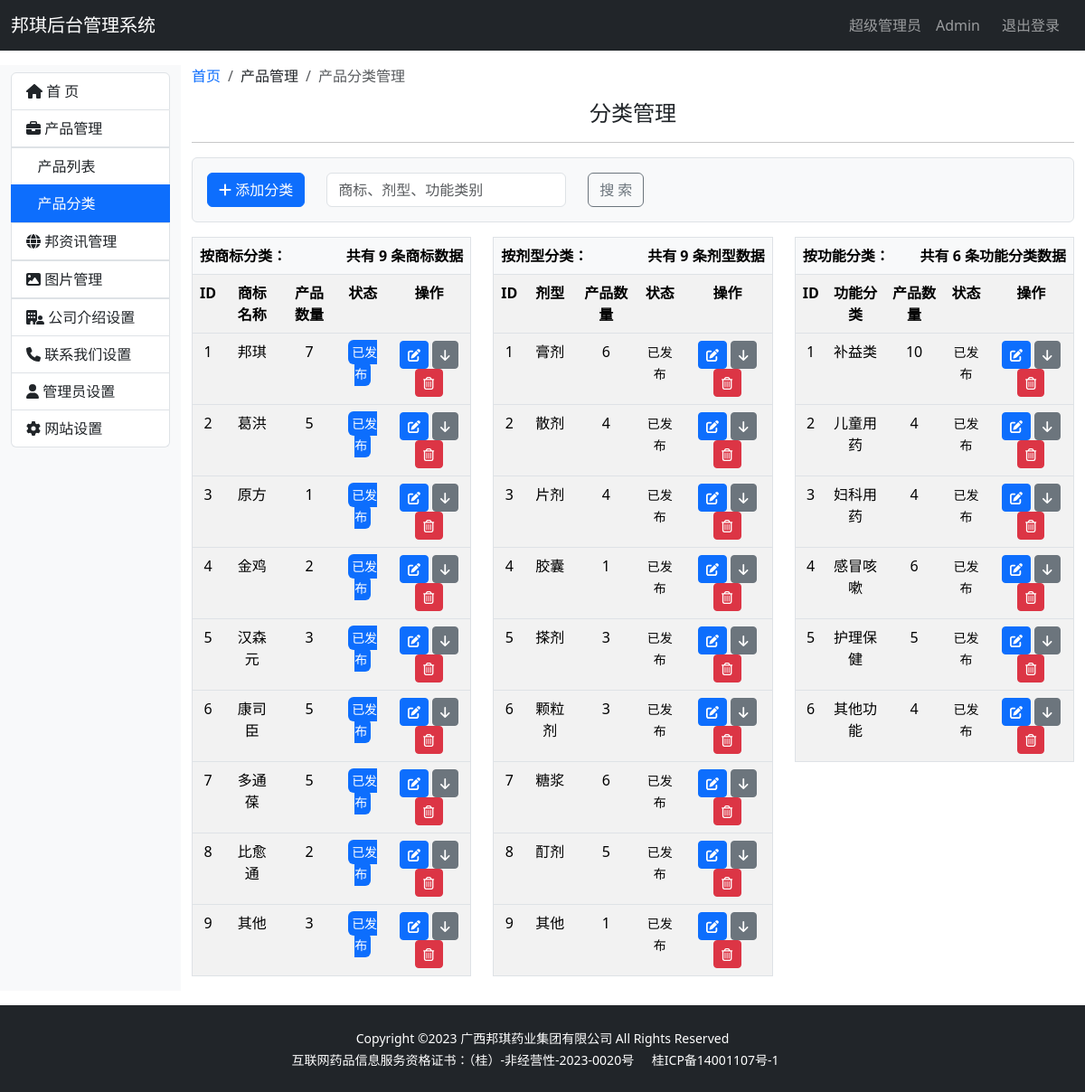
Page /admin/category_list (signed in) on the earlier database version.
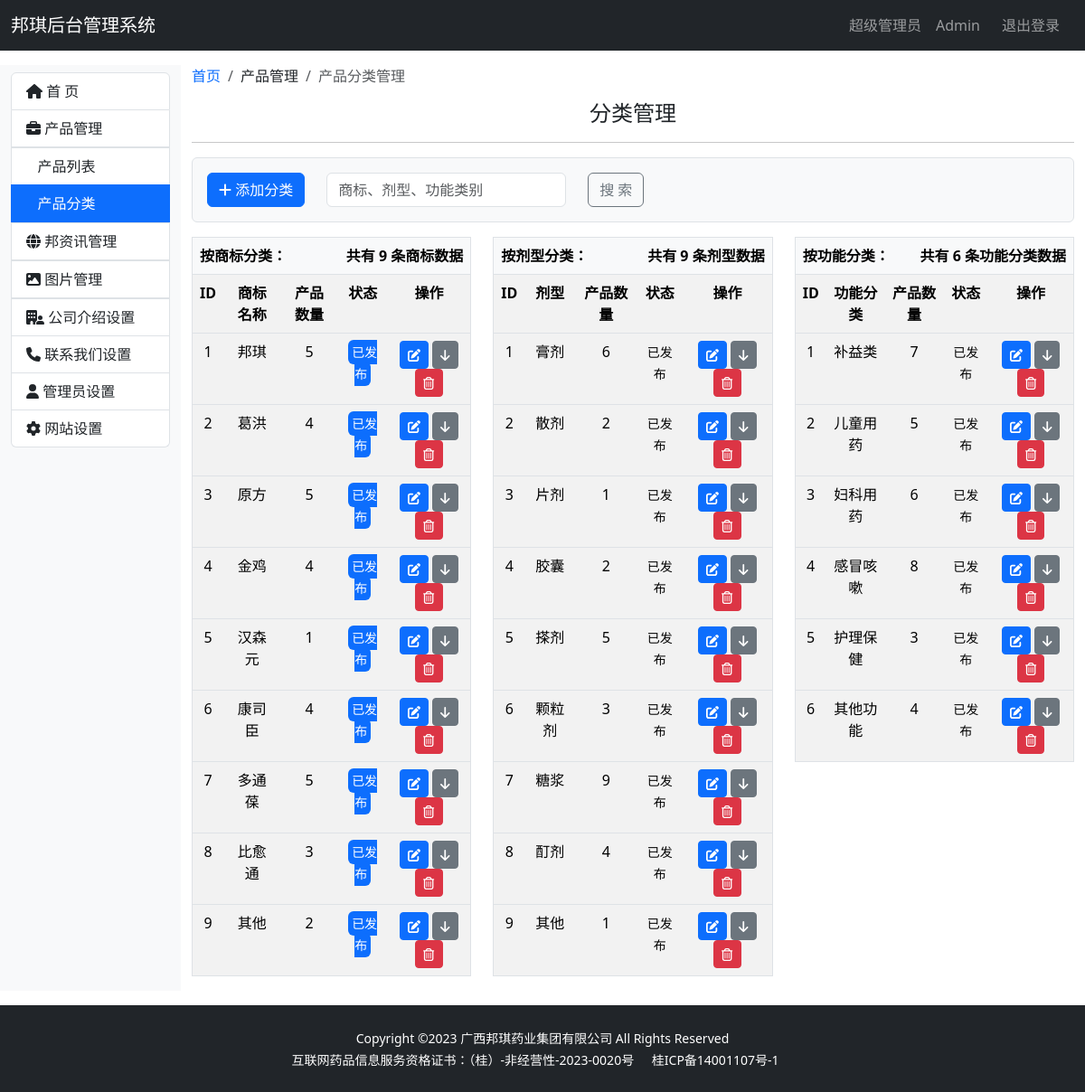
Same page on the later database version.
### bqwebsite/models.py (models this page shows)
class Brand(db.Model):
    __tablename__ = 'brand'
    id = db.Column(db.Integer, primary_key=True, autoincrement=True)
    name = db.Column(db.String(100))
    filename = db.Column(db.String(100))
    status = db.Column(db.Boolean, default=True)
    timestamp = db.Column(db.DateTime, nullable=False, default=datetime.now, index=True)
    products = db.relationship('Product', back_populates='brand')

class Category(db.Model):
    __tablename__ = 'category'
    id = db.Column(db.Integer, primary_key=True, autoincrement=True)
    name = db.Column(db.String(100), nullable=False, unique=True)  # 产品分类名称
    status = db.Column(db.Boolean, default=True)
    timestamp = db.Column(db.DateTime, nullable=False, default=datetime.now, index=True)
    products = db.relationship('Product', back_populates='category')

class Subject(db.Model):
    __tablename__ = 'subject'
    id = db.Column(db.Integer, primary_key=True, autoincrement=True)
    name = db.Column(db.String(100))
    status = db.Column(db.Boolean, default=True)
    timestamp = db.Column(db.DateTime, nullable=False, default=datetime.now, index=True)
    products = db.relationship('Product', back_populates='subject')

### bqwebsite/blueprints/admin.py (the view)
@admin_bp.route('/category_list', methods=['GET', 'POST'])  # 分类列表
@login_required
def category_list():
    return render_template('admin/category_list.html')

### bqwebsite/templates/admin/category_list.html (shortened to what this page needs)
{% extends 'admin_base.html' %}
{% from 'bootstrap5/pagination.html' import render_pagination %}
{% block content %}
    <div class="container-fluid my-3">
        <div class="row">
            {% include 'admin/_sidebar_category.html' %}
            <div class="col-md-10">
                <nav aria-label="breadcrumb">
                    <ol class="breadcrumb">
                        <li class="breadcrumb-item"><a href="{{ url_for('admin.index') }}" class="link-underline link-underline-opacity-0 link-underline-opacity-75-hover">首页</a></li>
                        <li class="breadcrumb-item" aria-current="page">产品管理</li>
                        <li class="breadcrumb-item active" aria-current="page">产品分类管理</li>
                    </ol>
                </nav>
                <h4 class="text-center mb-3 mt-3">分类管理</h4>
                <hr>
                <div class="p-3 bg-light border rounded d-flex justify-content-between align-items-center">
                    <div class="row">
                        <div class="col-auto">
                            <button type="button" class="btn btn-primary"><i class="fa-solid fa-plus"></i> 添加分类
                            </button>
                        </div>
                        <form class="col-auto row" role="search">
                            <div class="col-md-auto">
                                <input class="form-control me-2" type="search" placeholder="商标、剂型、功能类别"
                                       aria-label="Search">
                            </div>
                            <div class="col-auto">
                                <button class="btn btn-outline-secondary" type="submit">搜 索</button>
                            </div>
                        </form>
                    </div>
                </div>
                <div class="row">
                    <div class="col-md-4">
                        {% if brands %}
                            <table class="table table-striped table-hover border mt-3">
                                <thead>
                                <tr>
                                    <th colspan="5" scope="col" class="bg-light text-start">
                                        <span>按商标分类：</span>
                                        <span class="float-end">共有 {{ brands|length }} 条商标数据</span>
                                    </th>
                                </tr>
                                </thead>
                                <tr class="text-center">
                                    <th>ID</th>
                                    <th>商标名称</th>
                                    <th>产品数量</th>
                                    <th>状态</th>
                                    <th>操作</th>
                                </tr>
                                {% for brand in brands %}
                                    <tbody>
                                    <tr class="text-center">
                                        <td>{{ brand.id }}</td>
                                        <td>{{ brand.name }}</td>
                                        <td>{{ brand.products|length }}</td>
                                        <td>
                                    {% if brand.status %}
                                        <small class="text-bg-primary p-1 rounded">已发布</small>
                                    {% else %}
                                        <small class="text-bg-secondary p-1 rounded">已下架</small>
                                    {% endif %}
                                        </td>
                                        <td>
                                            <a href="{{ url_for('admin.brand_edit', brand_id=brand.id) }}"
                                               class="btn btn-sm btn-primary">
                                                <i class="fa-solid fa-pen-to-square" title="编辑"></i>
                                            </a>
                                            {% if brand.status %}
                                                <a href="#" class="btn btn-sm btn-secondary">
                                                    <i class="fa-solid fa-arrow-down" title="撤销"></i>
                                                </a>
                                            {% else %}
                                                <a href="#" class="btn btn-sm btn-secondary">
                                                    <i class="fa-solid fa-arrow-up" title="发布"></i>
                                                </a>
                                            {% endif %}
                                            <a href="#" class="btn btn-sm btn-danger">
                                                <i class="fa-regular fa-trash-can" title="删除"></i>
                                            </a>
                                        </td>
                                    </tr>
                                    </tbody>
                                {% endfor %}
                            </table>
                        {% else %}
                            <div class="alert alert-warning" role="alert">
                                没有商标数据
                            </div>
                        {% endif %}
                    </div>
                    <div class="col-md-4">
                        {% if categories %}
                            <table class="table table-striped table-hover border mt-3">
                                <thead>
                                <tr>
                                    <th colspan="5" scope="col" class="bg-light text-start">
                                        <span>按剂型分类：</span>
                                        <span class="float-end">共有 {{ categories|length }} 条剂型数据</span>
                                    </th>
                                </tr>
                                </thead>
                                <tr class="text-center">
                                    <th>ID</th>
                                    <th>剂型</th>
                                    <th>产品数量</th>
                                    <th>状态</th>
                                    <th>操作</th>
                                </tr>
                                {% for category in categories %}
                                    <tbody>
                                    <tr class="text-center">
                                        <td>{{ category.id }}</td>
                                        <td>{{ category.name }}</td>
                                        <td>{{ category.products|length }}</td>
                                        <td>
                                            <small>
                                                {% if category.status %}
                                                    已发布
                                                {% else %}
                                                    已下架
                                                {% endif %}
                                            </small>
                                        </td>
                                        <td>
                                            <a href="{{ url_for('admin.category_edit', category_id=category.id) }}"
                                               class="btn btn-sm btn-primary">
                                                <i class="fa-solid fa-pen-to-square" title="编辑"></i>
                                            </a>
                                            {% if category.status %}
                                                <a href="#" class="btn btn-sm btn-secondary">
                                                    <i class="fa-solid fa-arrow-down" title="撤销"></i>
                                                </a>
                                            {% else %}
                                                <a href="#" class="btn btn-sm btn-secondary">
                                                    <i class="fa-solid fa-arrow-up" title="发布"></i>
                                                </a>
                                            {% endif %}
                                            <a href="#" class="btn btn-sm btn-danger">
                                                <i class="fa-regular fa-trash-can" title="删除"></i>
                                            </a>
                                        </td>
                                    </tr>
                                    </tbody>
                                {% endfor %}
                            </table>
                        {% else %}
                            <div class="alert alert-warning" role="alert">
                                没有剂型数据
                            </div>
                        {% endif %}
                    </div>
                    <div class="col-md-4">
                        {% if subjects %}
                            <table class="table table-striped table-hover border mt-3">
                                <thead>
                                <tr>
                                    <th colspan="5" scope="col" class="bg-light text-start">
                                        <span>按功能分类：</span>
                                        <span class="float-end">共有 {{ subjects|length }} 条功能分类数据</span>
                                    </th>
                                </tr>
                                </thead>
                                <tr class="text-center">
                                    <th>ID</th>
                                    <th>功能分类</th>
                                    <th>产品数量</th>
                                    <th>状态</th>
                                    <th>操作</th>
                                </tr>
                                {% for subject in subjects %}
                                    <tbody>
                                    <tr class="text-center">
                                        <td>{{ subject.id }}</td>
                                        <td>{{ subject.name }}</td>
                                        <td>{{ subject.products|length }}</td>
                                        <td>
                                            <small>
                                                {% if subject.status %}
                                                    已发布
                                                {% else %}
                                                    已下架
                                                {% endif %}
                                            </small>
                                        </td>
                                        <td>
                                            <a href="{{ url_for('admin.subject_edit', subject_id=subject.id) }}"
                                               class="btn btn-sm btn-primary">
                                                <i class="fa-solid fa-pen-to-square" title="编辑"></i>
                                            </a>
                                            {% if subject.status %}
                                                <a href="#" class="btn btn-sm btn-secondary">
                                                    <i class="fa-solid fa-arrow-down" title="撤销"></i>
                                                </a>
                                            {% else %}
                                                <a href="#" class="btn btn-sm btn-secondary">
                                                    <i class="fa-solid fa-arrow-up" title="发布"></i>
                                                </a>
                                            {% endif %}
                                            <a href="#" class="btn btn-sm btn-danger">
                                                <i class="fa-regular fa-trash-can" title="删除"></i>
                                            </a>
                                        </td>
                                    </tr>
                                    </tbody>
                                {% endfor %}
                            </table>
                        {% else %}
                            <div class="alert alert-warning" role="alert">
                                没有功能分类数据
                            </div>
                        {% endif %}
                    </div>
                </div>
            </div>
        </div>
    </div>
{% endblock %}

Differences in the rows shown:
changed Brand "邦琪": products|length "7" → "5"
changed Brand "葛洪": products|length "5" → "4"
changed Brand "原方": products|length "1" → "5"
changed Brand "金鸡": products|length "2" → "4"
changed Brand "汉森元": products|length "3" → "1"
changed Brand "康司臣": products|length "5" → "4"
changed Brand "比愈通": products|length "2" → "3"
changed Brand "其他": products|length "3" → "2"
changed Category "散剂": products|length "4" → "2"
changed Category "片剂": products|length "4" → "1"
changed Category "胶囊": products|length "1" → "2"
changed Category "搽剂": products|length "3" → "5"
changed Category "糖浆": products|length "6" → "9"
changed Category "酊剂": products|length "5" → "4"
changed Subject "补益类": products|length "10" → "7"
changed Subject "儿童用药": products|length "4" → "5"
changed Subject "妇科用药": products|length "4" → "6"
changed Subject "感冒咳嗽": products|length "6" → "8"
changed Subject "护理保健": products|length "5" → "3"
